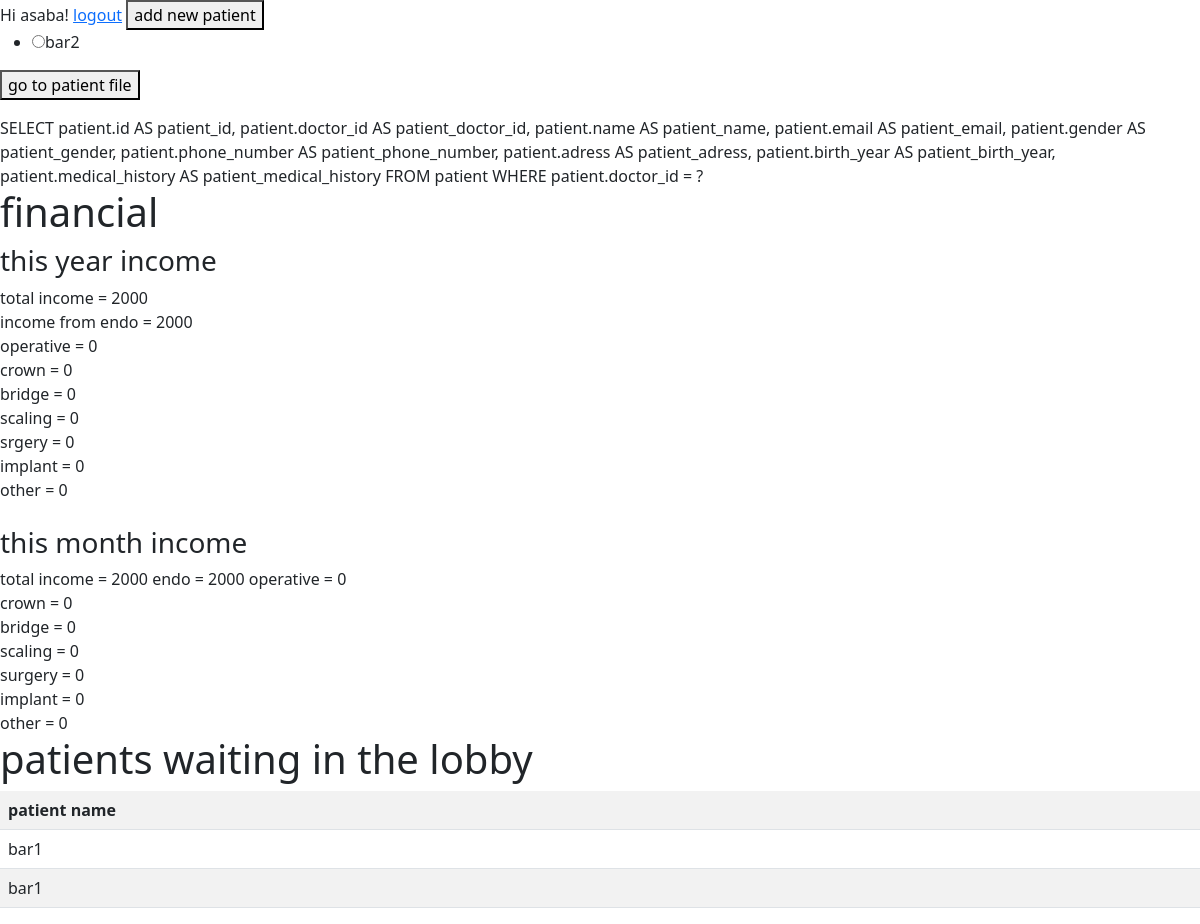
Screenshot of /admin_panil (signed in) with the database file from the repository.
### app.py (models this page shows, shortened)
class User(db.Model, flask_login.UserMixin):
    __tablename__ = 'user'
    id = db.Column(db.Integer, primary_key=True)
    email = db.Column(db.String, nullable=False, unique=True)
    password = db.Column(db.String, nullable=False)
    name = db.Column(db.Integer, nullable=False)
    gender = db.Column(db.String)
    speciality = db.Column(db.String)
    authenticated = db.Column(db.Boolean, default=False)
    '''
    def is_active(self):
        """True, as all users are active."""
        return True

    def get_id(self):
        """Return the email address to satisfy Flask-Login's requirements."""
        return self.email

    def is_authenticated(self):
        """Return True if the user is authenticated."""
        return self.authenticated

    def is_anonymous(self):
        """False, as anonymous users aren't supported."""
        return False
    '''

class Patient(db.Model):
    __tablename__ = 'patient'
    id = db.Column(db.Integer, primary_key=True)
    doctor_id = db.Column(db.Integer, db.ForeignKey('user.id'), nullable=False)
    name = db.Column(db.String, nullable=False, unique=True)
    email = db.Column(db.String, nullable=False)
    gender = db.Column(db.String)
    phone_number = db.Column(db.Integer)
    adress = db.Column(db.String)
    birth_year = db.Column(db.Integer)
    medical_history = db.Column(db.String)

class WaitingPatients(db.Model):
    __tablename__ = 'waiting_patients'
    id = db.Column(db.Integer, primary_key=True)
    doctor_id = db.Column(db.Integer, db.ForeignKey('user.id'), nullable=False)
    name = db.Column(db.String)
    date = db.Column(db.Date)

### app.py (the view)
@app.route('/admin_panil', methods=['GET', 'POST'])
@flask_login.login_required
def admin_panil():
    patients = Patient.query.filter(Patient.doctor_id == flask_login.current_user.id)
    prices = db.session.query(Procedure.price).all()
    procedures = Procedure.query.filter(Procedure.doctor_id == flask_login.current_user.id)
    total_income = 0
    for procedure in procedures:
        total_income = int(total_income) + int(procedure.price)
    last_month_income = 0
    today = datetime.today()
    this_month = today.month
    this_year = today.year
    last_month_procedures = Procedure.query.filter(Procedure.procedure_date > date(this_year, this_month, 1)).filter(Procedure.doctor_id == flask_login.current_user.id)
    for procedure in last_month_procedures:
        last_month_income = int(last_month_income) + int(procedure.price)
    def income_this_month(procedure):
        last_month_procedures = Procedure.query.filter(Procedure.procedure_date > date(this_year, this_month, 1)).filter(Procedure.procedure_type == procedure ).filter(Procedure.doctor_id == flask_login.current_user.id)
        income_last_month = 0
        for procedure in last_month_procedures:
            income_last_month = int(income_last_month) + int(procedure.price)
        return income_last_month
    def income_this_year(procedure):
        last_year_procedures = Procedure.query.filter(Procedure.procedure_date > date(this_year, 1, 1)).filter(Procedure.procedure_type == procedure ).filter(Procedure.doctor_id == flask_login.current_user.id)
        income_last_year = 0
        for procedure in last_year_procedures:
            income_last_year = int(income_last_year) + int(procedure.price)
        return income_last_year
    income_from_endo = income_this_year('endo')
    income_from_endo_this_month = income_this_month('endo')
    income_from_operative = income_this_year('operative')
    income_from_operative_this_month = income_this_month('operative')
    income_from_scaling = income_this_year('scaling')
    income_from_scaling_this_month = income_this_month('scaling')
    income_from_crown = income_this_year('crown')
    income_from_crown_this_month = income_this_month('crown')
    income_from_bridge =income_this_year('bridge')
    income_from_bridge_this_month = income_this_month('bridge')
    income_from_implant = income_this_year('implant')
    income_from_implant_this_month = income_this_month('implant')
    income_from_surgery = income_this_year('surgery')
    income_from_surgery_this_month = income_this_month('surgery')
    income_from_other = income_this_year('other')
    income_from_other_this_month = income_this_month('other')
    waiting_list = WaitingPatients.query.filter(WaitingPatients.doctor_id == flask_login.current_user.id)
    return render_template('admin_panil.html', patients = patients, total_income=total_income, prices=prices, procedures=procedures,
     last_month_income=last_month_income, income_from_endo=income_from_endo, income_from_operative=income_from_operative,
      income_from_bridge=income_from_bridge, income_from_crown=income_from_crown, income_from_implant=income_from_implant,
       income_from_scaling=income_from_scaling, income_from_surgery=income_from_surgery, income_from_other=income_from_other,
        income_from_endo_last_month=income_from_endo_this_month, income_from_operative_last_month=income_from_operative_this_month,
        income_from_scaling_this_month=income_from_scaling_this_month, income_from_crown_this_month=income_from_crown_this_month,
        income_from_bridge_this_month=income_from_bridge_this_month, income_from_implant_this_month=income_from_implant_this_month,
        income_from_surgery_this_month=income_from_surgery_this_month, income_from_other_this_month=income_from_other_this_month, waiting_list=waiting_list)

### app.py (called while the page is built)
@login_manager.user_loader
def user_loader(user_id):
    return User.query.get(user_id)

### templates/admin_panil.html (shortened to what this page needs)
{% extends 'layout.html'%}
{% block body %}
{% if current_user.is_authenticated %}
Hi {{ current_user.name }}! <a href="/logout">logout</a>
{% endif %}
    <a href="/add_new_patient"><button>add new patient</button></a>
    <form action="/patient_file" method="post">
        <ul>
            {% for patient in patients %}
                <li><input type="radio" name="n" value="{{ patient.name }}">{{ patient.name }}</li>
            {% endfor %}
        </ul>
        <button type="submit" value="submit">go to patient file</button>
    </form>
    {{patients}}
    <section>
        <h1>financial </h1>
        <h3>this year income</h3>
        total income =
        {{total_income}}
        <br>
        income from endo = {{income_from_endo}}
        <br>
        operative = {{income_from_operative}}
        <br>
        crown = {{income_from_crown}}
        <br>
        bridge = {{income_from_bridge}}
        <br>
        scaling = {{income_from_scaling}}
        <br>
        srgery = {{income_from_surgery}}
        <br>
        implant = {{income_from_implant}}
        <br>
        other = {{income_from_other}}
        <br>
        <br>
        <h3>this month income</h3>
        total income = {{last_month_income}}
        endo = {{income_from_endo_last_month}}
        operative = {{income_from_operative_last_month}}
        <br>
        crown = {{income_from_crown_this_month}}
        <br>
        bridge = {{income_from_bridge_this_month}}
        <br>
        scaling = {{income_from_scaling_this_month}}
        <br>
        surgery = {{income_from_other_this_month}}
        <br>
        implant = {{income_from_implant_this_month}}
        <br>
        other = {{income_from_other_this_month}}
    </section>
    <section>
        <h1>patients waiting in the lobby</h1>
        <table class="table table-striped">
            <tr>
              <th>patient name</th>
            </tr>
            {% for patient in waiting_list %}
                <tr>
                    <td>{{ patient['name'] }}</td>
                </tr>
            {% endfor %}
          </table>
    </section>
{% endblock %}

### templates/layout.html (shortened to what this page needs)
<html lang="en">
<head>
    <link href="https://cdn.jsdelivr.net/npm/bootstrap@5.2.0/dist/css/bootstrap.min.css" rel="stylesheet">
</head>
<body>
    {% block body %}{% endblock %}
</body>
</html>

### rows the page displays
User: name "asaba"
Patient: name "bar2"
WaitingPatients: name "bar1"
WaitingPatients: name "bar1"

### other values shown
{{ total_income }} "2000"
{{ income_from_endo }} "2000"
{{ income_from_operative }} "0"
{{ income_from_crown }} "0"
{{ income_from_bridge }} "0"
{{ income_from_scaling }} "0"
{{ income_from_surgery }} "0"
{{ income_from_implant }} "0"
{{ income_from_other }} "0"
{{ last_month_income }} "2000"
{{ income_from_endo_last_month }} "2000"
{{ income_from_operative_last_month }} "0"
{{ income_from_crown_this_month }} "0"
{{ income_from_bridge_this_month }} "0"
{{ income_from_scaling_this_month }} "0"
